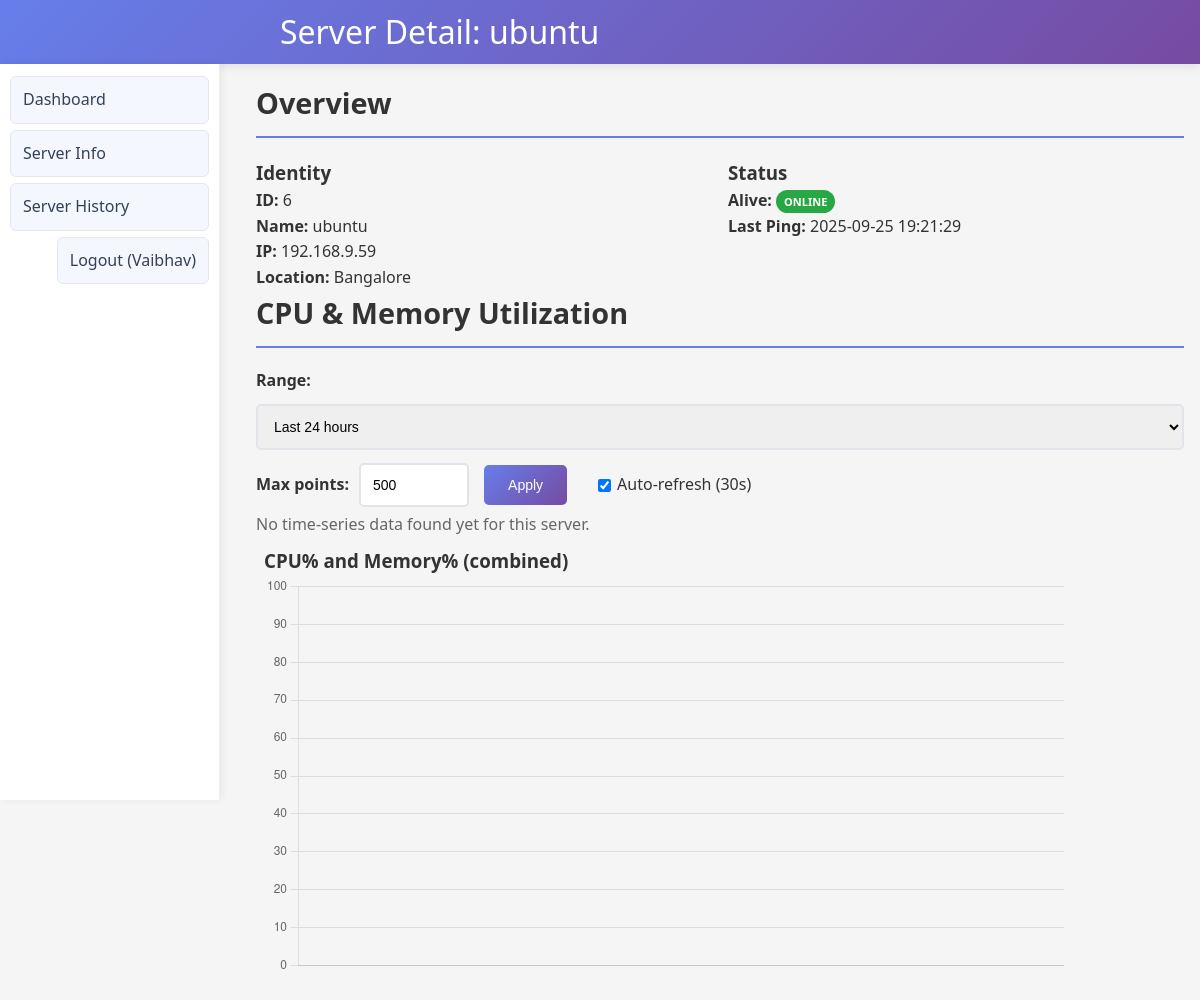
The page /server/6 (signed in) on the database as committed earlier.
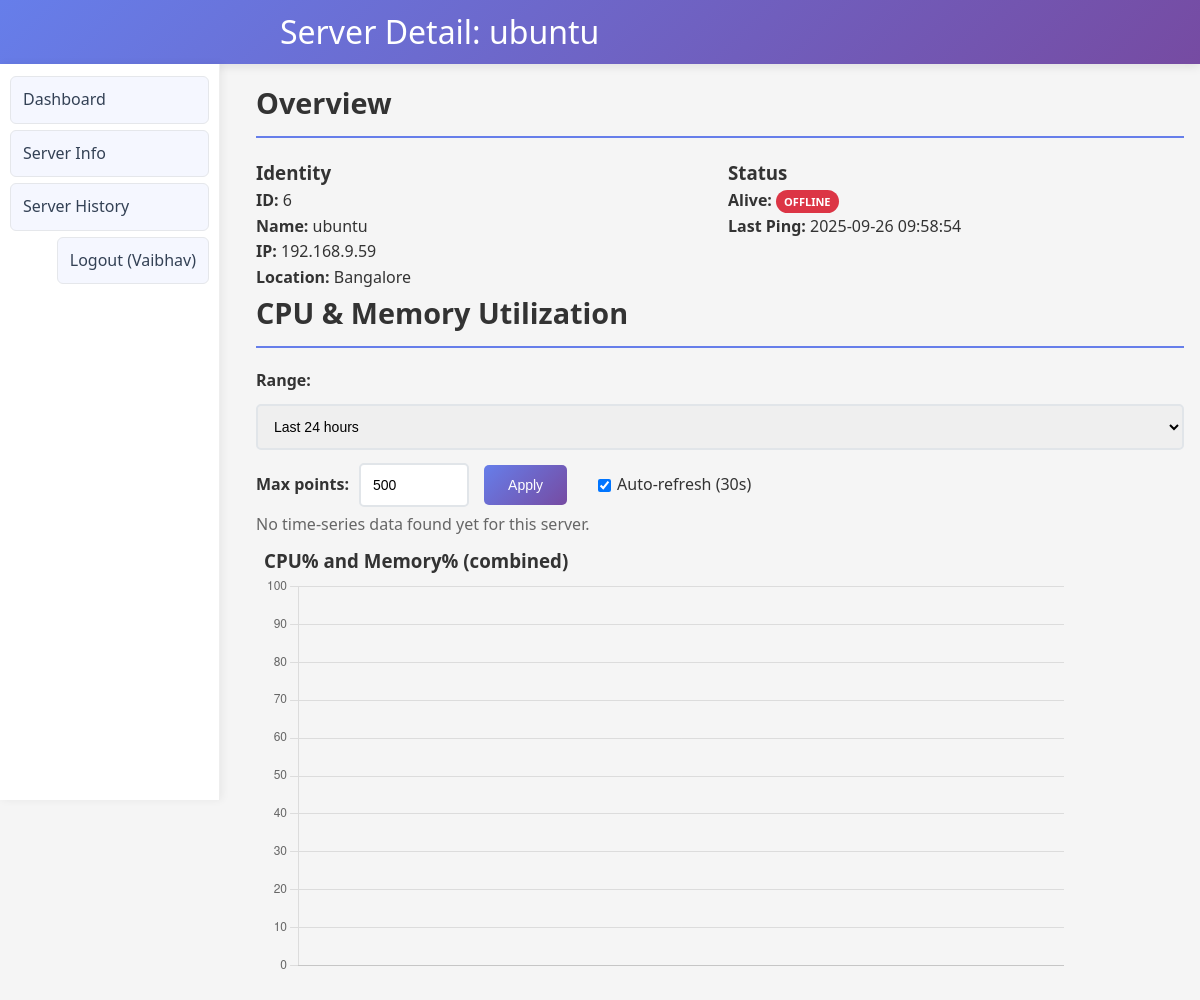
The same page on the database as committed later.
### tables this page shows
CREATE TABLE servers (
            id INTEGER PRIMARY KEY AUTOINCREMENT,
            name TEXT NOT NULL,
            ip_address TEXT NOT NULL,
            location TEXT,
            alive INTEGER DEFAULT 0,
            last_ping_at TEXT
        );

CREATE TABLE users (
            id INTEGER PRIMARY KEY AUTOINCREMENT,
            name TEXT,
            email TEXT UNIQUE NOT NULL,
            password_hash TEXT NOT NULL,
            role TEXT NOT NULL,          -- super_admin, admin, super_analytics, analytics
            location TEXT                -- required for admin/analytics
        );

### 1app.py (the view)
@app.route('/server/<int:server_id>')
@login_required
def server_detail(server_id):
    user = get_current_user()
    conn = get_db_connection(); c = conn.cursor()
    c.execute("SELECT id, name, ip_address, location, alive, last_ping_at FROM servers WHERE id=?", (server_id,))
    row = c.fetchone()
    if not row:
        conn.close()
        flash("Server not found.", "danger")
        return redirect(url_for('server'))
    if not user_can_access_location(user, row[3]):
        conn.close()
        flash("Access denied for this location.", "danger")
        return redirect(url_for('server'))
    info = {"id": row[0], "name": row[1], "ip_address": row[2], "location": row[3], "alive": bool(row[4]), "last_ping_at": row[5]}
    conn.close()
    return render_template('server_detail.html', server=info, user=user)

### 1app.py (called while the page is built)
def get_db_connection():
    conn = sqlite3.connect(DB_FILE, timeout=15, check_same_thread=False)
    conn.row_factory = sqlite3.Row
    try:
        conn.execute("PRAGMA busy_timeout = 15000")
    except Exception:
        pass
    return conn

def get_current_user():
    user_id = session.get('user_id')
    if not user_id:
        return None
    conn = get_db_connection()
    c = conn.cursor()
    c.execute("SELECT id, name, email, role, location FROM users WHERE id = ?", (user_id,))
    row = c.fetchone()
    conn.close()
    return row

def login_required(view_func):
    @functools.wraps(view_func)
    def wrapper(*args, **kwargs):
        if not get_current_user():
            return redirect(url_for('login', next=request.path))
        return view_func(*args, **kwargs)
    return wrapper

def user_can_access_location(user, location):
    if not user:
        return False
    role = user["role"]
    if role in ("super_admin", "super_analytics"):
        return True
    if role in ("admin", "analytics"):
        return (user["location"] or "").lower() == (location or "").lower()
    return False

### templates/server_detail.html (shortened to what this page needs)
<!DOCTYPE html>
<html>
<head>
  <link rel="stylesheet" href="{{ url_for('static', filename='style.css') }}">
</head>
<body>
  <header>
    <div class="container">
      <h1>Server Detail: {{ server.name }}</h1>
    </div>
  </header>
  <nav>
    <div class="container">
      <ul>
        <li><a href="/">Dashboard</a></li>
        <li><a href="/server">Server Info</a></li>
        <li><a href="/server/history">Server History</a></li>
        <li style="margin-left:auto"><a href="/logout">Logout ({{ user.name if user else '' }})</a></li>
      </ul>
    </div>
  </nav>
  <div class="container">
    <div class="card">
      <h2>Overview</h2>
      <div style="display:grid; grid-template-columns: repeat(auto-fit, minmax(240px, 1fr)); gap: 16px;">
        <div class="card">
          <h3>Identity</h3>
          <ul style="list-style:none; padding:0;">
            <li><strong>ID:</strong> {{ server.id }}</li>
            <li><strong>Name:</strong> {{ server.name }}</li>
            <li><strong>IP:</strong> {{ server.ip_address }}</li>
            <li><strong>Location:</strong> {{ server.location or '-' }}</li>
          </ul>
        </div>
        <div class="card">
          <h3>Status</h3>
          <ul style="list-style:none; padding:0;">
            <li><strong>Alive:</strong> {% if server.alive %}<span class="badge badge-success">Online</span>{% else %}<span class="badge badge-danger">Offline</span>{% endif %}</li>
            <li><strong>Last Ping:</strong> {{ server.last_ping_at or '-' }}</li>
          </ul>
        </div>
      </div>
    </div>
    <div class="card">
      <h2>CPU & Memory Utilization</h2>
      <div style="display:flex; gap:10px; align-items:center; flex-wrap:wrap; margin-bottom:8px;">
        <label for="rangeSelect"><strong>Range:</strong></label>
        <select id="rangeSelect" class="form-control" style="min-width:140px;">
          <option value="1440" selected>Last 24 hours</option>
        </select>
        <label for="limitInput"><strong>Max points:</strong></label>
        <input type="number" id="limitInput" class="form-control" value="500" min="50" max="5000" step="50" style="width:110px;">
        <button id="applyBtn" class="btn btn-primary">Apply</button>
        <label style="display:flex; align-items:center; gap:6px; margin-left:16px;">
          <input type="checkbox" id="autoRefreshCbx" checked>
          Auto-refresh (30s)
        </label>
      </div>
      <p id="series-note" style="margin-top:-6px; color:#666;">Loading time-series...</p>
      <div class="card" style="padding:8px;">
        <h3>CPU% and Memory% (combined)</h3>
        <canvas id="cmChart" width="800" height="400" style="width:800px;height:400px;display:block;"></canvas>
      </div>
    </div>
  </div>
</body>
</html>

### static/style.css (style rules this page uses)
:root { --primary: #667eea; --surface: #ffffff; --text: #334155; --muted: #6b7280; --sidebar-width: 240px; --header-height: 64px; }
* { margin: 0; padding: 0; box-sizing: border-box; }
body { font-family: 'Segoe UI', Tahoma, Geneva, Verdana, sans-serif; line-height: 1.6; color: #333; background-color: #f5f5f5; }
.container { max-width: 1200px; margin: 0 auto; padding: 16px; margin-left: var(--sidebar-width); }
header { background: linear-gradient(135deg, #667eea 0%, #764ba2 100%); color: white; height: var(--header-height); display: flex; align-items: center; padding: 0 16px; margin-bottom: 0; box-shadow: 0 2px 10px rgba(0,0,0,0.1); }
header h1 { width: 100%; text-align: right; font-size: 2em; font-weight: 400; margin-right: 8px; }
nav { position: fixed; left: 0; top: var(--header-height); width: calc(var(--sidebar-width) - 20px); height: calc(100vh - var(--header-height)); background: var(--surface); padding: 12px 10px; box-shadow: 2px 0 8px rgba(0,0,0,0.06); border-right: 1px solid #eee; overflow-y: auto; z-index: 1000; }
nav .container { margin: 0; padding: 0; max-width: 100%; }
nav ul { list-style: none; display: flex; flex-direction: column; gap: 6px; margin: 0; padding: 0; }
nav a { text-decoration: none; color: var(--text); font-weight: 500; padding: 10px 12px; border-radius: 6px; transition: all 0.2s ease; display: block; background: #f5f7ff; border: 1px solid #e5e7eb; }
.card h2 { color: #333; margin-bottom: 20px; font-size: 1.8em; border-bottom: 2px solid #667eea; padding-bottom: 10px; }
.form-control { width: 100%; padding: 12px; border: 2px solid #e1e5e9; border-radius: 5px; font-size: 14px; transition: border-color 0.3s ease; }
.btn { padding: 12px 24px; border: none; border-radius: 5px; cursor: pointer; font-size: 14px; font-weight: 500; text-decoration: none; display: inline-block; transition: all 0.3s ease; margin: 5px; }
.btn-primary { background: linear-gradient(135deg, #667eea 0%, #764ba2 100%); color: white; }
.badge { padding: 4px 8px; border-radius: 12px; font-size: 11px; font-weight: 600; text-transform: uppercase; }
.badge-danger { background-color: #dc3545; color: white; }

Rows that differ between the two databases and show on the page:
changed servers "ubuntu": alive 1 → 0 (drawn); last_ping_at "2025-09-25 19:21:29" → "2025-09-26 09:58:54"
Other text that changed with them:
text no longer shown: "ONLINE"
text now shown: "OFFLINE"
